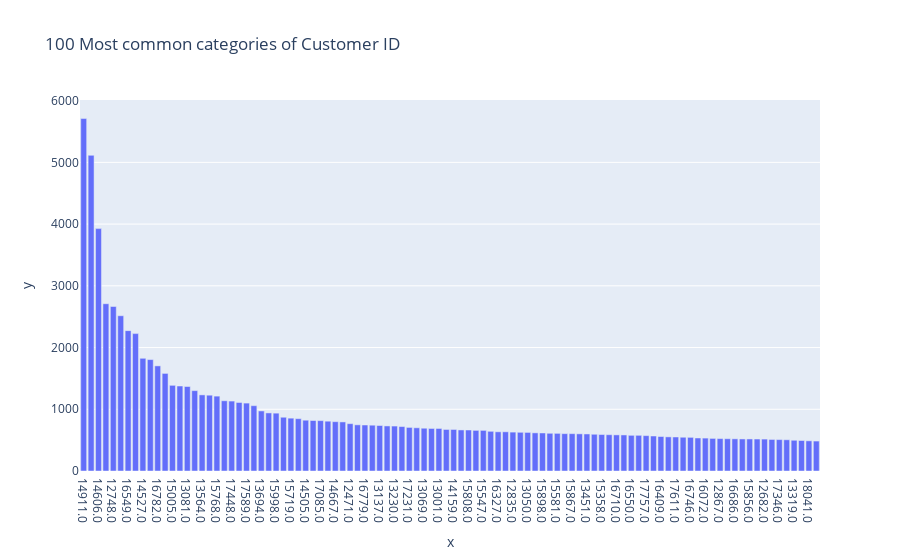

This figure's notebook cell:
### Markdown cell above
- La columna precio es una variable continua.

- Como se muestra en ambos gráficos, la variable posee una distribución desbalanceada hacia la izquierda. Además posee curtosis positiva que indica una distribución elevada (o apuntada). Notar existe una discrepancia entre el desbalance que indica el gráfico versus el skewness, el cual se debe a que el gráfico trunca el rango del precio desde cero en adelante.

- Analizando en detalle la estadística descriptiva, la media es de 4.68 y el 75% de los datos se encuentra por debajo de 4.21. Si bien los datos están concentrados alrededor de 4 , la desviación estándar es de 146.12, por tanto, la presencia de outliers es significativa. Los valores mínimos y máximos son -53594.36 y 25111 que por intuición pueden ser errores de tipeo o devoluciones de productos.

- No posee datos faltantes, sin embargo, contiene 3687 observaciones con valor cero.

### Code cell
profile_serie(df_retail['Customer ID'])

### Figure 1 — Plotly figure (JSON) as saved in the notebook; plotly's stock layout.template omitted (floating-point values rounded to 4 significant figures)
{"data": [{"alignmentgroup": "True", "hovertemplate": "x=%{x}<br>y=%{y}<extra></extra>", "legendgroup": "", "marker": {"color": "#636efa", "pattern": {"shape": ""}}, "name": "", "offsetgroup": "", "orientation": "v", "showlegend": false, "textposition": "auto", "type": "bar", "x": ["14911.0", "17841.0", "14606.0", "14156.0", "12748.0", "17850.0", "16549.0", "15311.0", "14527.0", "14646.0", "16782.0", "13089.0", "15005.0", "17377.0", "13081.0", "15039.0", "13564.0", "14298.0", "15768.0", "14680.0", "17448.0", "17920.0", "17589.0", "17511.0", "13694.0", "13093.0", "15998.0", "12921.0", "15719.0", "12681.0", "14505.0", "13174.0", "17085.0", "15555.0", "14667.0", "14081.0", "12471.0", "17243.0", "16779.0", "16984.0", "13137.0", "17068.0", "13230.0", "16713.0", "17231.0", "16161.0", "13069.0", "14415.0", "13001.0", "17865.0", "14159.0", "17238.0", "15808.0", "12472.0", "15547.0", "14044.0", "16327.0", "18102.0", "12835.0", "14030.0", "13050.0", "14085.0", "15898.0", "17338.0", "15581.0", "13097.0", "15867.0", "14049.0", "13451.0", "16938.0", "15358.0", "15061.0", "16710.0", "13206.0", "16550.0", "15571.0", "17757.0", "14040.0", "16409.0", "13869.0", "17611.0", "14031.0", "16746.0", "17965.0", "16072.0", "18069.0", "12867.0", "17799.0", "16686.0", "14535.0", "15856.0", "17576.0", "12682.0", "17364.0", "17346.0", "12949.0", "13319.0", "13148.0", "18041.0", "15615.0"], "xaxis": "x", "y": [5710, 5114, 3927, 2710, 2665, 2515, 2274, 2226, 1826, 1805, 1703, 1581, 1388, 1377, 1369, 1302, 1233, 1228, 1213, 1138, 1133, 1110, 1100, 1058, 973, 941, 937, 871, 856, 848, 823, 818, 816, 807, 799, 795, 767, 748, 745, 742, 737, 730, 728, 720, 706, 700, 693, 689, 689, 673, 673, 665, 664, 658, 658, 643, 635, 635, 630, 627, 625, 618, 616, 611, 610, 605, 605, 602, 600, 595, 591, 588, 585, 584, 578, 578, 573, 567, 559, 553, 551, 547, 545, 535, 533, 528, 525, 523, 521, 519, 519, 518, 517, 511, 509, 506, 498, 494, 489, 485], "yaxis": "y"}], "layout": {"barmode": "relative", "legend": {"tracegroupgap": 0}, "title": {"text": "100 Most common categories of Customer ID"}, "xaxis": {"anchor": "y", "domain": [0, 1], "title": {"text": "x"}}, "yaxis": {"anchor": "x", "domain": [0, 1], "title": {"text": "y"}}}}
